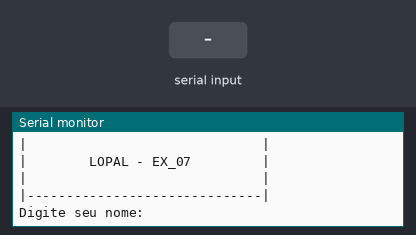
Recording of a sketch running on a simulated Arduino Uno, built with avr-gcc and run on an emulated ATmega328P. Parts: the last lines printed to the serial monitor. Inputs (shaded band) come from the test bench.

Above: at 1.2 s.
1.3 s: "90,45\n" received over Serial
At 2.0 s:
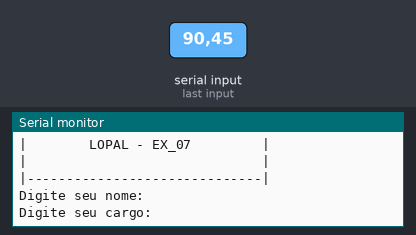
2.8 s: "30,150\n" received over Serial
At 3.2 s:
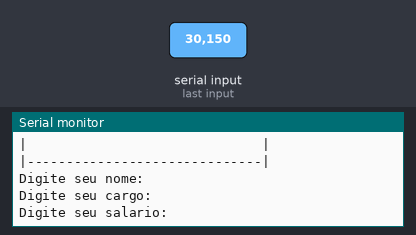
4.3 s: "5\n" received over Serial
At 5.3 s:
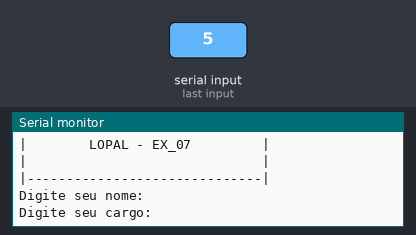

The sketch:

07_nome_cargo_e_sal_rio_de_um_funcion_rio1.ino
```cpp
//Faça um programa que receba o nome, cargo e salário de um funcionário.
//Calcule o  salário acrescido de 10%. Ao final exiba o nome,
//o cargo e o novo salário desse  funcionário.

void setup()
{
  Serial.begin(9600);
}

String nome = "";
String cargo = "";
float salario = 0;
float aumentoDeSalario = 0;

void loop()
{
  //cabeçalho
  Serial.println ("|------------------------------|");//primeira linha
  Serial.println ("|                              |");//segunda linha
  Serial.println ("|        LOPAL - EX_07         |");//terceira linha
  Serial.println ("|                              |");//quarta linha
  Serial.println ("|------------------------------|");//quinta linha

  //entrada
  Serial.println ("Digite seu nome: ");//pergunta
  while(! Serial.available() );//espera o usuario digitar/dar um <Enter>
  nome = Serial.readStringUntil('\n');//resposta de nome do usuario
  nome.trim();

  Serial.println ("Digite seu cargo: ");//pergunta
  while(! Serial.available() );//espera o usuario digitar/dar um <Enter>
  cargo = Serial.readStringUntil('\n');//resposta de nome do usuario
  cargo.trim();

  Serial.println ("Digite seu salario: ");//pergunta
  while(! Serial.available() );//espera o usuario digitar/dar um <Enter>
  salario = Serial.parseInt();//resposta do usario

  //processamento
  aumentoDeSalario = salario * 1.10;

  //saida
  Serial.print ("nome: ");
  Serial.println (nome);
  Serial.print ("cargo: ");
  Serial.println (cargo);
  Serial.println ("Seu salario atual sera: " + String(aumentoDeSalario, 2) );
  Serial.println ();

}
```

Measured:
- after the input at 1.3 s, the serial monitor: prints a new line at once (image 1)
- after the input at 2.8 s, the serial monitor: prints a new line at once (image 2)
- after the input at 4.3 s, the serial monitor: prints a new line at once (image 3)
